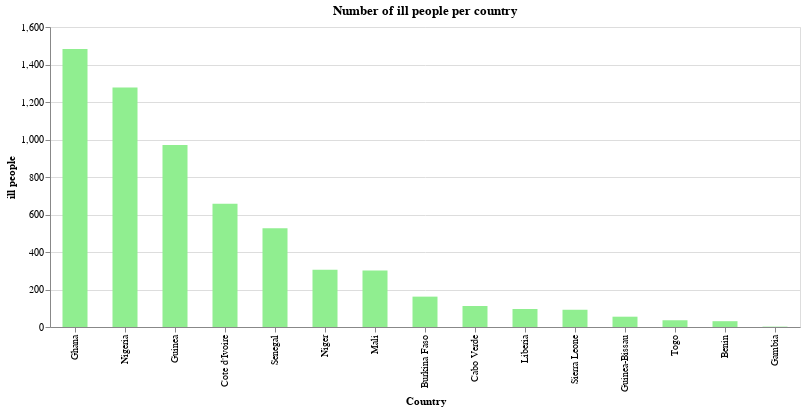

Notebook code cell kept with this figure:
### Markdown cell above
### Number of ill patients

### Code cell
source = covid_ana_sort
alt.Chart(source).mark_bar(size = 25).encode(x = alt.X('Country', sort='-y'), y = 'ill people', color = alt.value('lightgreen'),).properties(width = alt.Step(50), height = 300, title = 'Number of ill people per country').interactive()

### Figure 1 — Vega-Lite specification as saved in the notebook (floating-point values rounded to 4 significant figures)
{"config": {"view": {"continuousWidth": 400, "continuousHeight": 300}}, "data": {"name": "data-44c2f0e48e8ec28b5e33f5bafe249ba0"}, "mark": {"type": "bar", "size": 25}, "encoding": {"color": {"value": "lightgreen"}, "x": {"type": "nominal", "field": "Country", "sort": "-y"}, "y": {"type": "quantitative", "field": "ill people"}}, "height": 300, "selection": {"selector002": {"type": "interval", "bind": "scales", "encodings": ["x", "y"]}}, "title": "Number of ill people per country", "width": {"step": 50}, "$schema": "https://vega.github.io/schema/vega-lite/v4.0.2.json", "datasets": {"data-44c2f0e48e8ec28b5e33f5bafe249ba0": [{"Country": "Ghana", "Lat": 7.947, "Long": -1.023, "Date": "2020-04-28T00:00:00", "Confirmed_cases": 1671, "Dead": 16, "Recovered": 188, "ill people": 1483, "Death rate": 0.009575, "Recovered rate": 0.1125}, {"Country": "Nigeria", "Lat": 9.082, "Long": 8.675, "Date": "2020-04-28T00:00:00", "Confirmed_cases": 1532, "Dead": 44, "Recovered": 255, "ill people": 1277, "Death rate": 0.02872, "Recovered rate": 0.1664}, {"Country": "Guinea", "Lat": 9.946, "Long": -9.697, "Date": "2020-04-28T00:00:00", "Confirmed_cases": 1240, "Dead": 7, "Recovered": 269, "ill people": 971, "Death rate": 0.005645, "Recovered rate": 0.2169}, {"Country": "Cote d'Ivoire", "Lat": 7.54, "Long": -5.547, "Date": "2020-04-28T00:00:00", "Confirmed_cases": 1183, "Dead": 14, "Recovered": 525, "ill people": 658, "Death rate": 0.01183, "Recovered rate": 0.4438}, {"Country": "Senegal", "Lat": 14.5, "Long": -14.45, "Date": "2020-04-28T00:00:00", "Confirmed_cases": 823, "Dead": 9, "Recovered": 296, "ill people": 527, "Death rate": 0.01094, "Recovered rate": 0.3597}, {"Country": "Niger", "Lat": 17.61, "Long": 8.082, "Date": "2020-04-28T00:00:00", "Confirmed_cases": 709, "Dead": 31, "Recovered": 403, "ill people": 306, "Death rate": 0.04372, "Recovered rate": 0.5684}, {"Country": "Burkina Faso", "Lat": 12.24, "Long": -1.562, "Date": "2020-04-28T00:00:00", "Confirmed_cases": 638, "Dead": 42, "Recovered": 476, "ill people": 162, "Death rate": 0.06583, "Recovered rate": 0.7461}, {"Country": "Mali", "Lat": 17.57, "Long": -3.996, "Date": "2020-04-28T00:00:00", "Confirmed_cases": 424, "Dead": 24, "Recovered": 122, "ill people": 302, "Death rate": 0.0566, "Recovered rate": 0.2877}, {"Country": "Liberia", "Lat": 6.428, "Long": -9.43, "Date": "2020-04-28T00:00:00", "Confirmed_cases": 141, "Dead": 16, "Recovered": 45, "ill people": 96, "Death rate": 0.1135, "Recovered rate": 0.3191}, {"Country": "Cabo Verde", "Lat": 16.54, "Long": -23.04, "Date": "2020-04-28T00:00:00", "Confirmed_cases": 114, "Dead": 1, "Recovered": 2, "ill people": 112, "Death rate": 0.008772, "Recovered rate": 0.01754}, {"Country": "Sierra Leone", "Lat": 8.461, "Long": -11.78, "Date": "2020-04-28T00:00:00", "Confirmed_cases": 104, "Dead": 4, "Recovered": 12, "ill people": 92, "Death rate": 0.03846, "Recovered rate": 0.1154}, {"Country": "Togo", "Lat": 8.62, "Long": 0.8248, "Date": "2020-04-28T00:00:00", "Confirmed_cases": 99, "Dead": 6, "Recovered": 63, "ill people": 36, "Death rate": 0.06061, "Recovered rate": 0.6364}, {"Country": "Guinea-Bissau", "Lat": 11.8, "Long": -15.18, "Date": "2020-04-28T00:00:00", "Confirmed_cases": 73, "Dead": 1, "Recovered": 18, "ill people": 55, "Death rate": 0.0137, "Recovered rate": 0.2466}, {"Country": "Benin", "Lat": 9.308, "Long": 2.316, "Date": "2020-04-28T00:00:00", "Confirmed_cases": 64, "Dead": 1, "Recovered": 33, "ill people": 31, "Death rate": 0.01562, "Recovered rate": 0.5156}, {"Country": "Gambia", "Lat": 13.44, "Long": -15.31, "Date": "2020-04-28T00:00:00", "Confirmed_cases": 10, "Dead": 1, "Recovered": 8, "ill people": 2, "Death rate": 0.1, "Recovered rate": 0.8}]}}
